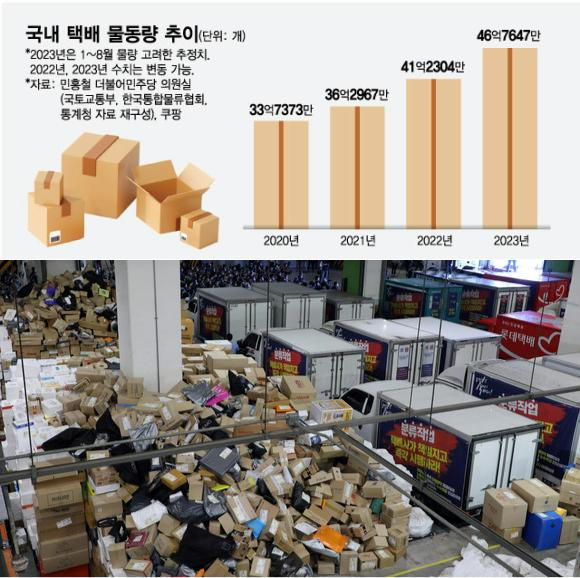
#> input picture box_detect_image_and_video/택배물류.jpg, 580 x 578 px, given in place of the camera
$ python box_detector_final2.py   (older library calls are emulated)
#> lines starting #> are read from the running program, lines starting #| are printed output that depends on the picture; after the words box and inside, x2 and y2 are one past the last pixel; in counts of white or black regions, pixels touching at a corner belong together
# %%
import cv2
import numpy as np
import math

# 1cm당 픽셀 수 초기화
PIXELS_PER_CM = 18


def sobel_edge_detection(frame):
    gray = cv2.cvtColor(frame, cv2.COLOR_BGR2GRAY)
    blurred = cv2.GaussianBlur(gray, (5, 5), 0)
    sobelx = cv2.Sobel(blurred, cv2.CV_64F, 1, 0, ksize=3)
    sobely = cv2.Sobel(blurred, cv2.CV_64F, 0, 1, ksize=3)
    sobel_combined = cv2.sqrt(sobelx**2 + sobely**2)
    edged = cv2.convertScaleAbs(sobel_combined)
    _, edged = cv2.threshold(edged, 80, 255, cv2.THRESH_BINARY)
    _, thresholded = cv2.threshold(edged, 50, 255, cv2.THRESH_BINARY)
    return thresholded


def is_cal_box(frame):
    is_cal_box = False
    low_H = 7
    high_H = 64
    low_S = 45
    high_S = 212
    low_V = 0
    high_V = 255

    frame_HSV = cv2.cvtColor(frame, cv2.COLOR_BGR2HSV)
    frame_threshold = cv2.inRange(
        frame_HSV, (low_H, low_S, low_V), (high_H, high_S, high_V))

    contours, _ = cv2.findContours(
        frame_threshold, cv2.RETR_EXTERNAL, cv2.CHAIN_APPROX_SIMPLE)
    max_area = 0.0
    max_area_index = -1
    for i, contour in enumerate(contours):
        hull = cv2.convexHull(contour)
        area = cv2.contourArea(hull)
        if area < 4:
            continue
        if max_area < area:
            max_area = area
            max_area_index = i
    if max_area_index != -1:
        contour = contours[max_area_index]
        x, y, w, h = cv2.boundingRect(contour)
        rect = cv2.minAreaRect(contour)
        x, y = rect[0]
        w, h = rect[1]
        x = int(x)
        y = int(y)
        w = int(w)
        h = int(h)

        dist = 50
        cv2.line(frame_HSV, (x-dist, y-dist), (x+dist, y+dist), (0, 0, 255), 5)
        cv2.line(frame_HSV, (x+dist, y-dist), (x-dist, y+dist), (0, 0, 255), 5)

        frame_roi = frame_HSV[y-10:y+10, x-10:x+10, :]

        w = max(w, h)
        h = min(w, h)
        ang = rect[2]
        global PIXELS_PER_CM
        PIXELS_PER_CM = int(w)/20

        roi_mean = cv2.mean(frame_roi)

        if roi_mean[1] > 20 and roi_mean[1] < 50:
            is_cal_box = True

    return is_cal_box


def measure_and_draw_boxes(frame, edged) -> cv2.Mat:
    global PIXELS_PER_CM
    contours, _ = cv2.findContours(
        edged, cv2.RETR_EXTERNAL, cv2.CHAIN_APPROX_SIMPLE)
    max_area = 0.0
    max_area_index = -1
    for i, contour in enumerate(contours):
        hull = cv2.convexHull(contour)
        area = cv2.contourArea(hull)
        if area < 4:
            continue
        if max_area < area:
            max_area = area
            max_area_index = i

    if max_area_index != -1 and is_cal_box(frame):
        contour = contours[max_area_index]
        x, y, w, h = cv2.boundingRect(contour)
        rect = cv2.minAreaRect(contour)
        x, y = rect[0]
        w, h = rect[1]
        w = max(w, h)
        h = min(w, h)
        ang = rect[2]

        box_B = 26
        box_B_w = 400
        box_M = 20
        box_M_w = 300
        box_S = 16
        box_S_w = 200

        if w > box_B_w:
            PIXELS_PER_CM = int(w)/box_B
        elif w > box_M_w and w < box_B_w:
            PIXELS_PER_CM = int(w)/box_M
        elif w > box_S_w and w < box_M_w:
            PIXELS_PER_CM = int(w)/box_S

    for contour in contours:
        area = cv2.contourArea(contour)
        if area < 100:
            continue

        hull = cv2.convexHull(contour)
        x, y, w, h = cv2.boundingRect(hull)
        x = int(x)
        y = int(y)
        w = int(w)
        h = int(h)

        width_cm = w / PIXELS_PER_CM
        height_cm = h / PIXELS_PER_CM
        box_area_cm2 = math.sqrt(width_cm**2 + height_cm**2)

        # 박스 분류
        if box_area_cm2 > 27:
            box_category = 'L'
        if box_area_cm2 >= 22 and box_area_cm2 <= 27:
            box_category = 'M'
        if box_area_cm2 < 22:
            box_category = 'S'

        if width_cm <= 8 and height_cm <= 8:
            continue

        cv2.rectangle(frame, (x, y), (x + w, y + h), (0, 255, 0), 2)

        text = f"{width_cm:.2f}cm x {height_cm:.2f}cm ({box_category})"
        (text_width, text_height), baseline = cv2.getTextSize(
            text, cv2.FONT_HERSHEY_SIMPLEX, 0.5, 1)
        cv2.rectangle(frame, (x, y - text_height - baseline),
                      (x + text_width, y), (0, 0, 0), cv2.FILLED)

        cv2.putText(frame, text, (x, y - 5),
                    cv2.FONT_HERSHEY_SIMPLEX, 0.5, (255, 255, 255), 1)

    return frame


cap1 = cv2.VideoCapture(0)  # 첫 번째 카메라
cap2 = cv2.VideoCapture(1)  # 두 번째 카메라

while True:
    ret1, frame1 = cap1.read()
#> frame1 is the input picture: shape (578, 580, 3); mean B, G, R 145.2, 153.1, 160.5
    ret2, frame2 = cap2.read()

    if not ret1 or not ret2:
        break

    edged_frame1 = sobel_edge_detection(frame1)
#> in sobel_edge_detection, `sobely = cv2.Sobel(blurred, cv2.CV_64F, 0, 1, ksize=3)`:
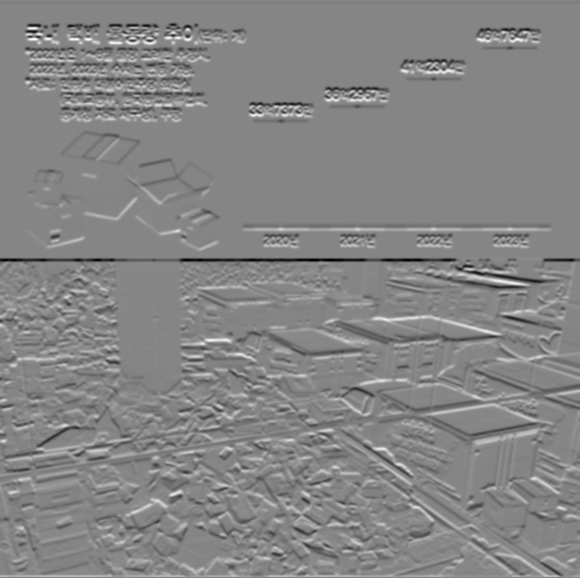
#> sobely: shape (578, 580) float64; min -611, max 553, mean -1.5; drawn with min black and max white
#> in sobel_edge_detection, `_, edged = cv2.threshold(edged, 80, 255, cv2.THRESH_BINARY)`:
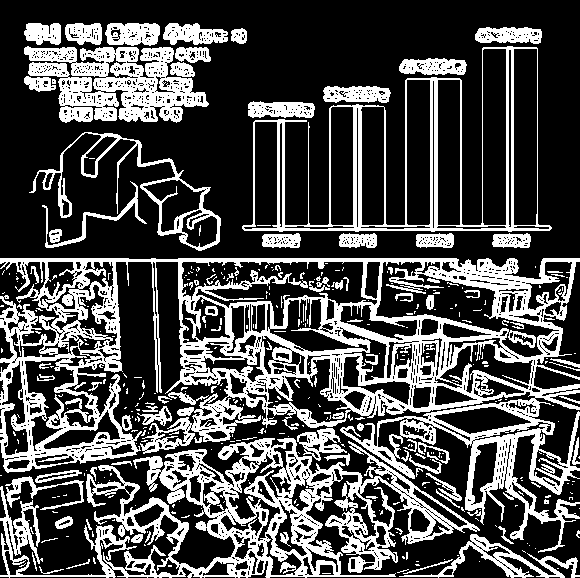
#> edged: shape (578, 580); 30.6% white; 385 white regions (293 under 20 px)
    mask_frame1 = np.zeros(frame1.shape, np.uint8)

    contours1, _ = cv2.findContours(
        edged_frame1, cv2.RETR_EXTERNAL, cv2.CHAIN_APPROX_SIMPLE)
#> contours1 = 212 contours, 164 with area under 20; largest, box (x1, y1, x2, y2) and area: (0, 258, 580, 553) 89702, (242, 46, 552, 232) 29587, (0, 428, 480, 578) 28352, (24, 46, 209, 123) 8584, (29, 132, 221, 251) 5011
    for i, contour in enumerate(contours1):
        hull = cv2.convexHull(contour)
        cv2.drawContours(mask_frame1, [hull], -1, (255, 255, 255), -1)
#> this loop made 212 passes
#> (contour, hull) on passes 2, 4, 5: ([[557, 568], [558, 568]], [[558, 568], [557, 568]]), ([[168, 565], [168, 566], [171, 566], [171, 565]], [[171, 565], [171, 566], [168, 566], [168, 565]]), ([[415, 564], [416, 565], [419, 565], [418, 564]], [[418, 564], [419, 565], [416, 565], [415, 564]])
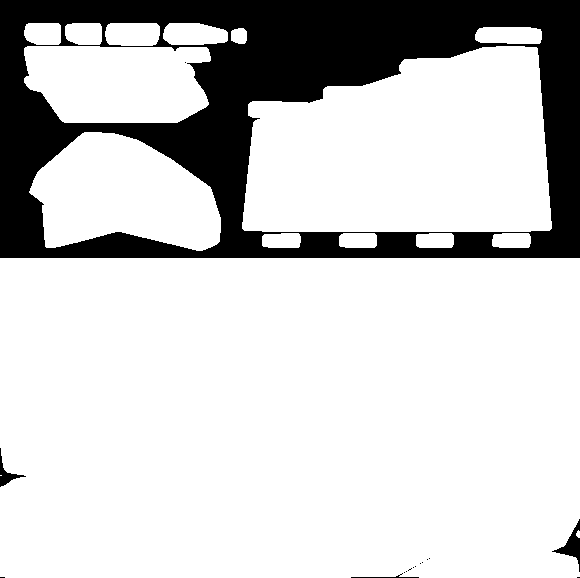
#> mask_frame1: shape (578, 580, 3); 80% white; 16 black regions (12 under 20 px)

    edged_out1 = frame1 & mask_frame1
    result_frame1 = measure_and_draw_boxes(frame1, edged_frame1)
#> in measure_and_draw_boxes, `contours, _ = cv2.findContours( edged, cv2.RETR_EXTERNAL, cv2.CHAIN_AP..`: contours has the same summary as contours1 outside measure_and_draw_boxes
#> the loop in measure_and_draw_boxes, `for i, contour in enumerate(contours):` made 212 passes
#> (area, max_area) on passes 3, 24, 122, 190: (98.5, 98.5), (4952, 4952), (53110.5, 53110.5), (147990, 147990)
#> after the loop in measure_and_draw_boxes, `for i, contour in enumerate(contours):`: max_area = 147990; max_area_index = 189
#> in is_cal_box, `frame_threshold = cv2.inRange( frame_HSV, (low_H, low_S, low_V), (high..`:
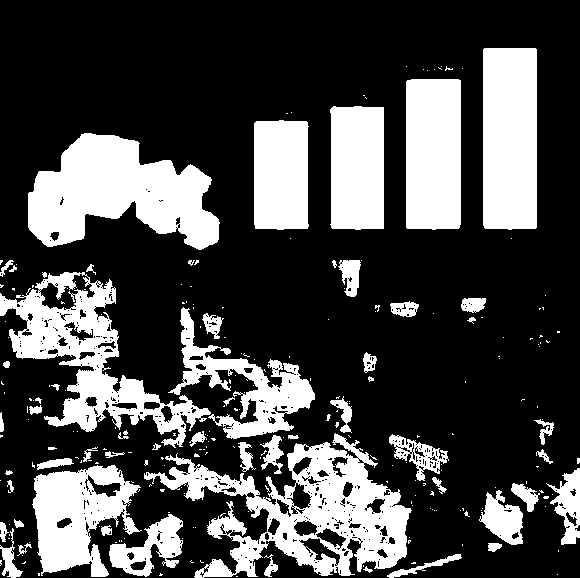
#> frame_threshold: shape (578, 580); 28.4% white; 247 white regions (188 under 20 px)
#> in is_cal_box, `contours, _ = cv2.findContours( frame_threshold, cv2.RETR_EXTERNAL, cv..`: contours = 243 contours, 198 with area under 20; largest, box (x1, y1, x2, y2) and area: (144, 433, 412, 578) 17160, (28, 133, 220, 250) 13484, (0, 272, 211, 448) 12488, (483, 48, 537, 230) 9540, (406, 79, 461, 230) 8039
#> the loop in is_cal_box, `for i, contour in enumerate(contours):` made 243 passes
#> (area, max_area) on passes 5, 13, 29, 37, 81, 123: (27, 27), (502, 502), (723.5, 723.5), (3127, 3127), (10291.5, 10291.5), (30367.5, 30367.5)
#> after the loop in is_cal_box, `for i, contour in enumerate(contours):`: max_area = 30367.5; max_area_index = 122
#> in is_cal_box, `contour = contours[max_area_index]`: contour = contour of 1091 points, box (x1, y1, x2, y2) (144, 433, 412, 578), area 17160
#> in is_cal_box, `x, y, w, h = cv2.boundingRect(contour)`: x = 144; y = 433; w = 268; h = 145
#> in is_cal_box, `rect = cv2.minAreaRect(contour)`: rect = ((279.8, 511.9), (260.9, 142.6), -7.21)
#> in is_cal_box, `x, y = rect[0]`: x = 279.8; y = 511.9
#> in is_cal_box, `w, h = rect[1]`: w = 260.9; h = 142.6
#> in is_cal_box, `x = int(x)`: x = 279
#> in is_cal_box, `y = int(y)`: y = 511
#> in is_cal_box, `w = int(w)`: w = 260
#> in is_cal_box, `h = int(h)`: h = 142
#> in is_cal_box, `ang = rect[2]`: ang = -7.21
#> in is_cal_box, `PIXELS_PER_CM = int(w)/20`: PIXELS_PER_CM = 13
#> in is_cal_box, `roi_mean = cv2.mean(frame_roi)`: roi_mean = (6.29, 21.86, 217.7, 0)
#> in measure_and_draw_boxes, `contour = contours[max_area_index]`: contour = contour of 2816 points, box (x1, y1, x2, y2) (0, 258, 580, 553), area 89702
#> in measure_and_draw_boxes, `x, y, w, h = cv2.boundingRect(contour)`: x = 0; y = 258; w = 580; h = 295
#> in measure_and_draw_boxes, `rect = cv2.minAreaRect(contour)`: rect = ((289.5, 405), (294, 579), -90)
#> in measure_and_draw_boxes, `x, y = rect[0]`: x = 289.5; y = 405
#> in measure_and_draw_boxes, `w, h = rect[1]`: w = 294; h = 579
#> in measure_and_draw_boxes, `ang = rect[2]`: ang = -90
#> in measure_and_draw_boxes, `PIXELS_PER_CM = int(w)/box_B`: PIXELS_PER_CM = 22.27
#> the loop in measure_and_draw_boxes, `for contour in contours:` made 212 passes
#> (area, x, y, w, h, width_cm, height_cm, box_area_cm2) on passes 122, 190: (28352, 0, 428, 480, 150, 21.55, 6.74, 22.58), (89702.5, 0, 258, 580, 295, 26.04, 13.25, 29.22)
#> after the loop in measure_and_draw_boxes, `for contour in contours:`:
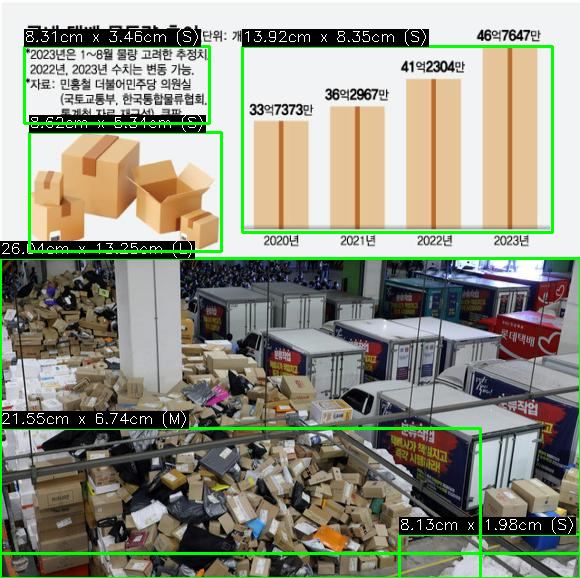
#> frame: shape (578, 580, 3); 9.05% of pixels changed, all inside (x1, y1, x2, y2) = (0, 29, 580, 578)

    rows1, cols1, _ = frame1.shape

    cv2.rectangle(edged_out1, (0,0), (cols1, rows1), (255,255,255), 1)
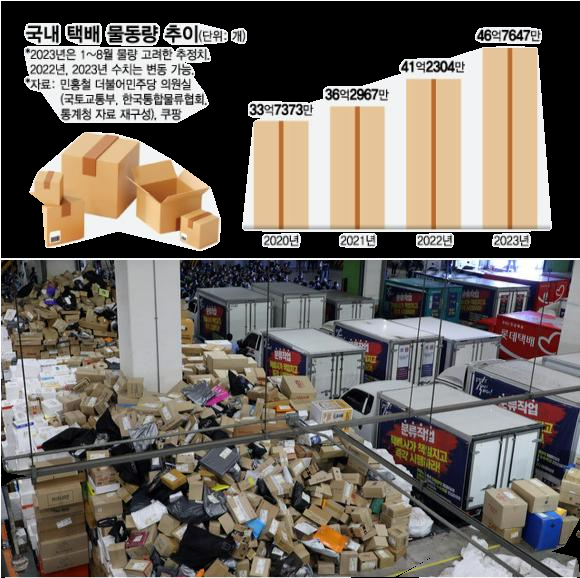
#> edged_out1: shape (578, 580, 3); mean B, G, R 97.6, 105.6, 113.2
    cv2.rectangle(result_frame1, (0,0), (cols1, rows1), (255,255,255), 1)

    camera1_name_text = "CAMERA 1 (TOP)"
    (text_width, text_height), baseline = cv2.getTextSize(
        camera1_name_text, cv2.FONT_HERSHEY_SIMPLEX, 0.7, 1)
    cv2.rectangle(result_frame1, (cols1 - text_width - 10, 0),
                  (cols1, text_height + baseline + 10), (0, 0, 0), cv2.FILLED)
    cv2.putText(result_frame1, camera1_name_text, (cols1 - text_width - 3,
                text_height + baseline), cv2.FONT_HERSHEY_SIMPLEX, 0.7, (255, 255, 255), 1)

    edged_frame2 = sobel_edge_detection(frame2)
    mask_frame2 = np.zeros(frame2.shape, np.uint8)

    contours2, _ = cv2.findContours(
        edged_frame2, cv2.RETR_EXTERNAL, cv2.CHAIN_APPROX_SIMPLE)
    for i, contour in enumerate(contours2):
        hull = cv2.convexHull(contour)
        cv2.drawContours(mask_frame2, [hull], -1, (255, 255, 255), -1)
#> this loop made 212 passes
#> contour on passes 2, 4, 5: [[557, 568], [558, 568]], [[168, 565], [168, 566], [171, 566], [171, 565]], [[415, 564], [416, 565], [419, 565], [418, 564]]

    edged_out2 = frame2 & mask_frame2
    result_frame2 = measure_and_draw_boxes(frame2, edged_frame2)
#> the loop in measure_and_draw_boxes (call 2), `for i, contour in enumerate(contours):` made 212 passes
#> the loop in is_cal_box (call 2), `for i, contour in enumerate(contours):` made 243 passes
#> contour on passes 1, 2, 4: [[236, 576], [237, 576]], [[557, 574]], [[38, 573], [38, 575], [39, 575], [39, 573]]
#> the loop in measure_and_draw_boxes (call 2), `for contour in contours:` made 212 passes

    rows2, cols2, _ = frame2.shape

    cv2.rectangle(edged_out2, (0,0), (cols2, rows2), (255,255,255), 1)
    cv2.rectangle(result_frame2, (0,0), (cols2, rows2), (255,255,255), 1)

    camera2_name_text = "CAMERA 2 (FRONT)"
    (text_width, text_height), baseline = cv2.getTextSize(
        camera2_name_text, cv2.FONT_HERSHEY_SIMPLEX, 0.7, 1)
    cv2.rectangle(result_frame2, (cols2 - text_width - 10, 0),
                  (cols2, text_height + baseline + 10), (0, 0, 0), cv2.FILLED)
    cv2.putText(result_frame2, camera2_name_text, (cols2-text_width-3,
                text_height+baseline), cv2.FONT_HERSHEY_SIMPLEX, 0.7, (255, 255, 255), 1)

    height, width, _ = frame1.shape
    combined_frame = np.zeros((height * 2, width * 2, 3), dtype=np.uint8)

    combined_frame[:height, :width] = edged_out1
    combined_frame[:height, width:] = result_frame1
    combined_frame[height:, :width] = edged_out2
    combined_frame[height:, width:] = result_frame2
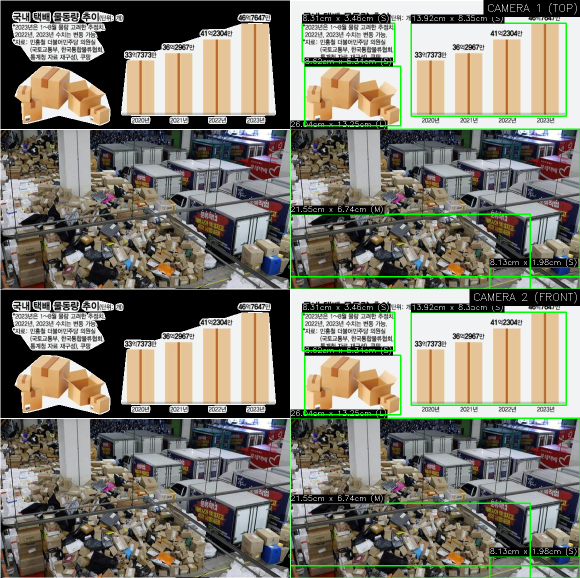
#> combined_frame: shape (1156, 1160, 3) (shown at 1/2 size); mean B, G, R 111.8, 124, 127.2

    cv2.imshow("Combined Result", combined_frame)

    if cv2.waitKey(1) & 0xFF == ord('q'):
#> (key q is pressed here)
        break

cap1.release()
cap2.release()
cv2.destroyAllWindows()
# %%
import cv2
import numpy as np
import math

# 1cm당 픽셀 수 초기화
PIXELS_PER_CM = 18


def sobel_edge_detection(frame):
    gray = cv2.cvtColor(frame, cv2.COLOR_BGR2GRAY)
    blurred = cv2.GaussianBlur(gray, (5, 5), 0)
    sobelx = cv2.Sobel(blurred, cv2.CV_64F, 1, 0, ksize=3)
    sobely = cv2.Sobel(blurred, cv2.CV_64F, 0, 1, ksize=3)
    sobel_combined = cv2.sqrt(sobelx**2 + sobely**2)
    edged = cv2.convertScaleAbs(sobel_combined)
    _, edged = cv2.threshold(edged, 80, 255, cv2.THRESH_BINARY)
    _, thresholded = cv2.threshold(edged, 50, 255, cv2.THRESH_BINARY)
    return thresholded


def is_cal_box(frame):
    is_cal_box = False
    low_H = 7
    high_H = 64
    low_S = 45
    high_S = 212
    low_V = 0
    high_V = 255

    frame_HSV = cv2.cvtColor(frame, cv2.COLOR_BGR2HSV)
    frame_threshold = cv2.inRange(
        frame_HSV, (low_H, low_S, low_V), (high_H, high_S, high_V))

    contours, _ = cv2.findContours(
        frame_threshold, cv2.RETR_EXTERNAL, cv2.CHAIN_APPROX_SIMPLE)
    max_area = 0.0
    max_area_index = -1
    for i, contour in enumerate(contours):
        hull = cv2.convexHull(contour)
        area = cv2.contourArea(hull)
        if area < 4:
            continue
        if max_area < area:
            max_area = area
            max_area_index = i
    if max_area_index != -1:
        contour = contours[max_area_index]
        x, y, w, h = cv2.boundingRect(contour)
        rect = cv2.minAreaRect(contour)
        x, y = rect[0]
        w, h = rect[1]
        x = int(x)
        y = int(y)
        w = int(w)
        h = int(h)

        dist = 50
        cv2.line(frame_HSV, (x-dist, y-dist), (x+dist, y+dist), (0, 0, 255), 5)
        cv2.line(frame_HSV, (x+dist, y-dist), (x-dist, y+dist), (0, 0, 255), 5)

        frame_roi = frame_HSV[y-10:y+10, x-10:x+10, :]

        w = max(w, h)
        h = min(w, h)
        ang = rect[2]
        global PIXELS_PER_CM
        PIXELS_PER_CM = int(w)/20

        roi_mean = cv2.mean(frame_roi)

        if roi_mean[1] > 20 and roi_mean[1] < 50:
            is_cal_box = True

    return is_cal_box


def measure_and_draw_boxes(frame, edged) -> cv2.Mat:
    global PIXELS_PER_CM
    contours, _ = cv2.findContours(
        edged, cv2.RETR_EXTERNAL, cv2.CHAIN_APPROX_SIMPLE)
    max_area = 0.0
    max_area_index = -1
    for i, contour in enumerate(contours):
        hull = cv2.convexHull(contour)
        area = cv2.contourArea(hull)
        if area < 4:
            continue
        if max_area < area:
            max_area = area
            max_area_index = i

    if max_area_index != -1 and is_cal_box(frame):
        contour = contours[max_area_index]
        x, y, w, h = cv2.boundingRect(contour)
        rect = cv2.minAreaRect(contour)
        x, y = rect[0]
        w, h = rect[1]
        w = max(w, h)
        h = min(w, h)
        ang = rect[2]

        box_B = 26
        box_B_w = 400
        box_M = 20
        box_M_w = 300
        box_S = 16
        box_S_w = 200

        if w > box_B_w:
            PIXELS_PER_CM = int(w)/box_B
        elif w > box_M_w and w < box_B_w:
            PIXELS_PER_CM = int(w)/box_M
        elif w > box_S_w and w < box_M_w:
            PIXELS_PER_CM = int(w)/box_S

    for contour in contours:
        area = cv2.contourArea(contour)
        if area < 100:
            continue

        hull = cv2.convexHull(contour)
        x, y, w, h = cv2.boundingRect(hull)
        x = int(x)
        y = int(y)
        w = int(w)
        h = int(h)

        width_cm = w / PIXELS_PER_CM
        height_cm = h / PIXELS_PER_CM
        box_area_cm2 = math.sqrt(width_cm**2 + height_cm**2)

        # 박스 분류
        if box_area_cm2 > 27:
            box_category = 'L'
        if box_area_cm2 >= 22 and box_area_cm2 <= 27:
            box_category = 'M'
        if box_area_cm2 < 22:
            box_category = 'S'

        if width_cm <= 8 and height_cm <= 8:
            continue

        cv2.rectangle(frame, (x, y), (x + w, y + h), (0, 255, 0), 2)

        text = f"{width_cm:.2f}cm x {height_cm:.2f}cm ({box_category})"
        (text_width, text_height), baseline = cv2.getTextSize(
            text, cv2.FONT_HERSHEY_SIMPLEX, 0.5, 1)
        cv2.rectangle(frame, (x, y - text_height - baseline),
                      (x + text_width, y), (0, 0, 0), cv2.FILLED)

        cv2.putText(frame, text, (x, y - 5),
                    cv2.FONT_HERSHEY_SIMPLEX, 0.5, (255, 255, 255), 1)

    return frame


cap1 = cv2.VideoCapture(0)  # 첫 번째 카메라
cap2 = cv2.VideoCapture(1)  # 두 번째 카메라

while True:
    ret1, frame1 = cap1.read()
    ret2, frame2 = cap2.read()

    if not ret1 or not ret2:
        break

    edged_frame1 = sobel_edge_detection(frame1)
    mask_frame1 = np.zeros(frame1.shape, np.uint8)

    contours1, _ = cv2.findContours(
        edged_frame1, cv2.RETR_EXTERNAL, cv2.CHAIN_APPROX_SIMPLE)
    for i, contour in enumerate(contours1):
        hull = cv2.convexHull(contour)
        cv2.drawContours(mask_frame1, [hull], -1, (255, 255, 255), -1)

    edged_out1 = frame1 & mask_frame1
    result_frame1 = measure_and_draw_boxes(frame1, edged_frame1)
#> the loop in measure_and_draw_boxes, `for i, contour in enumerate(contours):` made 212 passes
#> the loop in is_cal_box, `for i, contour in enumerate(contours):` made 243 passes
#> the loop in measure_and_draw_boxes, `for contour in contours:` made 212 passes

    rows1, cols1, _ = frame1.shape

    cv2.rectangle(edged_out1, (0,0), (cols1, rows1), (255,255,255), 1)
    cv2.rectangle(result_frame1, (0,0), (cols1, rows1), (255,255,255), 1)

    camera1_name_text = "CAMERA 1 (TOP)"
    (text_width, text_height), baseline = cv2.getTextSize(
        camera1_name_text, cv2.FONT_HERSHEY_SIMPLEX, 0.7, 1)
    cv2.rectangle(result_frame1, (cols1 - text_width - 10, 0),
                  (cols1, text_height + baseline + 10), (0, 0, 0), cv2.FILLED)
    cv2.putText(result_frame1, camera1_name_text, (cols1 - text_width - 3,
                text_height + baseline), cv2.FONT_HERSHEY_SIMPLEX, 0.7, (255, 255, 255), 1)

    edged_frame2 = sobel_edge_detection(frame2)
    mask_frame2 = np.zeros(frame2.shape, np.uint8)

    contours2, _ = cv2.findContours(
        edged_frame2, cv2.RETR_EXTERNAL, cv2.CHAIN_APPROX_SIMPLE)
    for i, contour in enumerate(contours2):
        hull = cv2.convexHull(contour)
        cv2.drawContours(mask_frame2, [hull], -1, (255, 255, 255), -1)

    edged_out2 = frame2 & mask_frame2
    result_frame2 = measure_and_draw_boxes(frame2, edged_frame2)

    rows2, cols2, _ = frame2.shape

    cv2.rectangle(edged_out2, (0,0), (cols2, rows2), (255,255,255), 1)
    cv2.rectangle(result_frame2, (0,0), (cols2, rows2), (255,255,255), 1)

    camera2_name_text = "CAMERA 2 (FRONT)"
    (text_width, text_height), baseline = cv2.getTextSize(
        camera2_name_text, cv2.FONT_HERSHEY_SIMPLEX, 0.7, 1)
    cv2.rectangle(result_frame2, (cols2 - text_width - 10, 0),
                  (cols2, text_height + baseline + 10), (0, 0, 0), cv2.FILLED)
    cv2.putText(result_frame2, camera2_name_text, (cols2-text_width-3,
                text_height+baseline), cv2.FONT_HERSHEY_SIMPLEX, 0.7, (255, 255, 255), 1)

    height, width, _ = frame1.shape
    combined_frame = np.zeros((height * 2, width * 2, 3), dtype=np.uint8)

    combined_frame[:height, :width] = edged_out1
    combined_frame[:height, width:] = result_frame1
    combined_frame[height:, :width] = edged_out2
    combined_frame[height:, width:] = result_frame2

    cv2.imshow("Combined Result", combined_frame)

    if cv2.waitKey(1) & 0xFF == ord('q'):
#> (key q is pressed here)
        break

cap1.release()
cap2.release()
cv2.destroyAllWindows()
